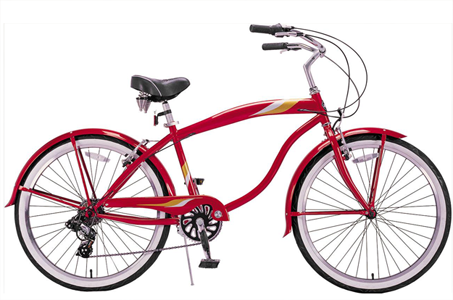
#> input picture practica_1/data/bicycle.bmp, 453 x 300 px, found by its file name
$ jupyter execute --allow-errors practica_1.ipynb
#> lines starting #> are read from the running program, lines starting #| are printed output that depends on the picture
# Práctica 1

Autor: Blanca Cano Camarero  DGIIM
Grupo: 2
Fecha: Octubre 2021

[cell 1]
'''
Esta celda contiene:
1. Bibliotecas necesarias.
2. Indicación de la ruta de donde se toman las imágenes.
3. Conjunto de funciones auxiliaras como las utilizadas para mostrar imágenes en pantalla.
Estas están tomadas de la práctica 0 y a lo sumo tienen ligeras modificaciones.
'''
# Configuración previa
# 1 modulos utilizados
import cv2 as cv
import matplotlib.pyplot as plt
import numpy as np
import scipy.special

# ____ Display test ___
TESTS_ON = True

# ___ Lectura de imágenes___
# path carpeta con imágenes
path = 'imagenes/'

# Reutilizamos código de la práctica inicial
def ReadImage(filename, flagColor):
  '''
  @param filename: nombre de la foto
  @para flagColor: boolean escala de grises o color
  '''
#> called with filename = 'imagenes/bicycle.bmp', flagColor = 4
  return cv.imread(filename, flagColor)
#> returned value is the input picture: shape (300, 453, 3); mean B, G, R 215.9, 213.2, 225.4
## Flags
flagColor = cv.IMREAD_ANYCOLOR
flagGrey = cv.IMREAD_GRAYSCALE

# Path de las imágenes
path_bicycle = path + 'bicycle.bmp'
path_bird = path + 'bird.bmp'
path_cat = path + 'cat.bmp'

# Leemos las imágenes
img_bicycle = ReadImage(path_bicycle, flagColor)
img_bicycle_grey = ReadImage(path_bicycle, flagGrey)
#> call 2 of ReadImage, with filename = 'imagenes/bicycle.bmp', flagColor = 0
#> in ReadImage (call 2), `return cv.imread(filename, flagColor)`:
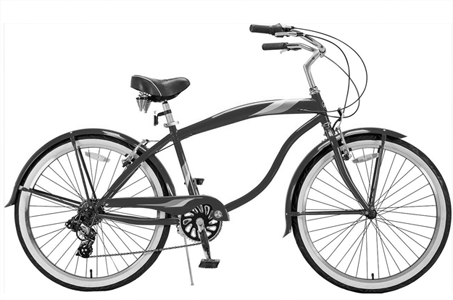
#> returned value: shape (300, 453); min 0, max 255, mean 217.2
img_bird = ReadImage(path_bird, flagColor)
#> call 3 of ReadImage, with filename = 'imagenes/bird.bmp', flagColor = 4
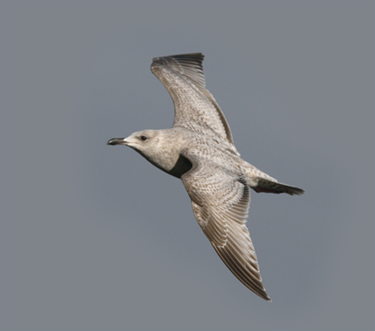
#> input picture practica_1/data/bird.bmp, 375 x 331 px, found by its file name
#> in ReadImage, returned value is the input picture: shape (331, 375, 3); mean B, G, R 136.8, 131.3, 127.7
img_bird_grey = ReadImage(path_bird, flagGrey)
img_cat = ReadImage(path_cat, flagColor)
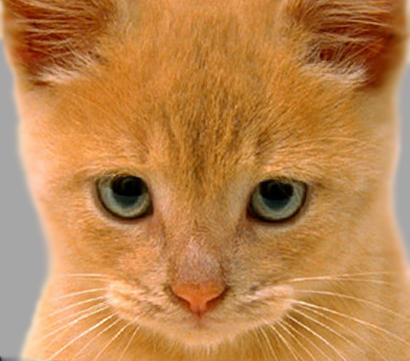
#> input picture practica_1/data/cat.bmp, 410 x 361 px, found by its file name
#> in ReadImage, returned value is the input picture: shape (361, 410, 3); mean B, G, R 77.1, 132.5, 188.3
img_cat_grey = ReadImage(path_cat, flagGrey)
#> in ReadImage (call 6), `return cv.imread(filename, flagColor)`:
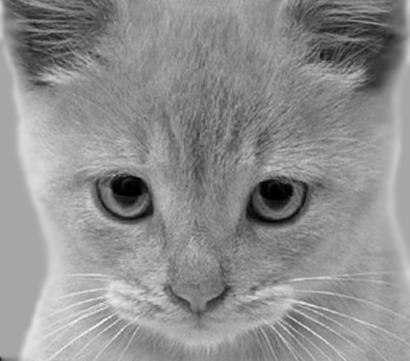
#> returned value: shape (361, 410); min 0, max 252, mean 142.9


# Devuelve si una imagen está en blanco o negro
def IsGreyScale(img):
    '''Devuelve si una imagen está en blanco y negro'''
    return len(img.shape) == 2

# Para pintar imágenes
def Normalize (img):
    ''' Transforma una imagen de números reales
    al intervalo [0,1]
    '''
    min = np.min(img)
    max = np.max(img)

    normalized_img = np.copy(img)

    if max - min > 0:
        normalized_img = (normalized_img - min) / (max - min)
    else:
        normalized_img *= 0 # suponemos todo blanca
    return normalized_img

def PrintOneImage( img, title=None, normalize= True, size = (13,13)):
    '''Muestra una imagen usando imshow'''

    plt.figure(figsize=size)
    if normalize:
        img = Normalize(img)
    if IsGreyScale(img):
        plt.imshow(img, cmap='gray')
    else:
        plt.imshow(img[:,:,::-1])
    if title:
        plt.title(title)
    plt.show()


''' utilizar la convolución
# https://numpy.org/doc/stable/reference/generated/numpy.convolve.html
'''
def Convolution1D(f, g):
    '''
    Esta función calcula la convolución de g con f
    f array
        g kernel de convolución
    '''
    mask_length = len(g)
    g_inv = g[::-1]
    bound_array = np.zeros(len(g) -1)
    expanded_f = np.concatenate( (bound_array, f, bound_array))
    convoluted_f = np.zeros( len(expanded_f)- mask_length +1)

    for i in range( len(expanded_f) - mask_length +1):
        convoluted_f[i] = sum([ expanded_f[i+j]*m for j,m in enumerate(g_inv) ])

    return convoluted_f


def RangoK (k: int):
    ''' dato k >= 0 devuelve [-k, -k+1, ...k-1, k]'''
    return list(range(-k, k+1))
def SacaRangoMascara(m):
    ''' Dada una máscata m, deduce su rango centrado
        Función auxiliar para representar máscaras
    '''
    return RangoK( (len(m)-1) // 2)
# Función para mostrar una máscara
def MuestreaMascara( mascara:list, title = None,color= '--o'):
    dominio = RangoK((len(mascara)-1)//2)
    plt.plot(dominio, mascara, color)
    if (title):
        plt.title( title)
    plt.show()

# Función para comparar máscaras usando la norma euclídea
def DistanciaEuclidea (m1:np.array, m2:np.array)->float:
    return np.linalg.norm(m1-m2)

# Función para mostrar dos máscaras
### Comparamos las máscaras
def MuestraDosMascaras ( m1, m2, title= None, title1 = None, title2 = None):
    fig, (ax1, ax2) = plt.subplots(1, 2)
    if(title):
        fig.suptitle(title)
    # calculamos máscara 1
    r1 = SacaRangoMascara(m1)
    ax1.plot(r1, m1, '--o')
    if(title1):
        ax1.set_title( title1)
    # calculamos máscara 2
    r2 = SacaRangoMascara(m2)
    ax2.plot(r2, m2, '--x')
    if(title2):
        ax2.set_title(title2)
    fig.tight_layout()
    plt.show()

def PrintTwoImages(v_imagenes, v_titulos, titulo_principal):
    '''
    '''
    fig, axs = plt.subplots(1,2, figsize=(15,15))
    for i, img in enumerate(v_imagenes):
        if IsGreyScale(img):
            axs[i].imshow(img, cmap='gray')
        else:
            axs[i].imshow(img[:, :, ::-1])
        axs[i].set_title(v_titulos[i])

    fig.suptitle(titulo_principal)
    fig.tight_layout() # Para que no se solapen los subtítulos

    plt.show()
    plt.clf()


# [90 lines left out: functions UneImagenes, PrintMultiplesImagenes, PintaMultiplesImagenesConTitulos, ComparaImagenes, not called in this run]


def SeparableMaskToOne(f:np.array,g:np.array)-> np.array :
    ''' Dadas dos máscaras separable f,g devuelve la que conforman'''
    return np.dot(g.T, f)

# Ejercicio 1
USANDO SOLO FUNCIONES BÁSICAS DE OPENCV, escribir funciones Python que implementen de forma eficiente el cálculo de los siguientes puntos.

## Ejercicio 1A

Considere la función Gaussiana 1D de media 0 y desviación típica σ.
Calcular las máscaras discretas 1D de la función Gaussiana,  la derivada de la Gaussiana y la segunda derivada de la Gaussiana.

ea función implementada debe considerar que tanto el valor de σ como el tamaño
de la máscara son posibles entradas alternativas a la función.
Represente en ejes cartesianos las máscaras obtenidas como funciones 1D y  compare sus formas con las máscaras dadas por la función de OpenCV getDerivKernels para los mismos tamaños de máscara. Use los tamaños
5, 7 y 9.

### Solución

#### 1 Cálculo de la máscara.

A nivel teórico la construcción proviene de la discretización del kernel Gaussiano:
Dada un pixel $x$ se tiene que su Gaussiana es:

$$G(x) = \frac{1}{\sigma \sqrt{2 \pi}} e^{-\frac{x^2}{2 \sigma^2}}$$

Podemos notar que la función depende de la desviación típica $\sigma$, que conjunto a las propiedades
de la función se tiene que a mayor valor de $\sigma$:
- Menor valor en $G(0)$.
- Y recordemos que en una distribución normal, el $99.74%$ de los datos se encuentra a distancia menor que $3\sigma$.

No resulta pues azaroso, que si para la discretización, debe tomarse nodos equiespaciados,
el tamaño del array unidimensional de nuestra máscara
venga dado por $T = 2 \lceil 3 \sigma \rceil + 1.$

Por simpleza computacional prescindiremos de constantes, ya que si el cómputo des de la forma
 $S = \sum_{i=-k}^k c G(k)$ podría sacarse factor común $c$. Sin embargo con el objetivo de no variar
 la intensidad de la imagen se le aplicará un factor para normalizarlo (la constante obviada al principio).

La derivada de la Gaussiana sería
$$\frac{d G(x)}{dx} = \frac{1}{\sigma \sqrt{2 \pi}} e^{-\frac{x^2}{2\sigma^2}}(-\frac{x}{\sigma^2})$$
Que obviando las constantes quedaría

$dG(x) = e^{-\frac{x^2}{2\sigma^2}}(-x)$ (notemos la antisimetría de la función)

La segunda derivada sin constantes quedaría :
$e^{-\frac{x^2}{2\sigma^2}}\left(1-\frac{2x^2}{\sigma^2} \right)$

Para la implementación se ha multiplicado por constantes para conseguir el mínimo computacional.

Para la comparación usaremos la función `cv2.getDerivKernels`

[cell 2]
# Declaración de la Gaussiana y su derivada primera y segunda
def Gaussiana (x: float, desviacion_tipica : float) -> float :
    return np.exp( - x**2 /(2* desviacion_tipica**2))

def DerivadaPrimeraGaussiana (x: float, desviacion_tipica : float)->float :
    #return -(Gaussiana (x, desviacion_tipica)* 2*x)
    return Gaussiana (x, desviacion_tipica)* 2*x

# Nota:para la primera derivada se toma sin pérdida de generalidad su versión positiva
# No afecta esta transformación porque su importancia como filtro es de detectar
# cambios de intensidad, independientemente de que sean, negativos o positivos

def DerivadaSegundaGaussiana (x: float, desviacion_tipica : float)->float:
    return Gaussiana(x, desviacion_tipica) * ( x**2 - desviacion_tipica**2 )

# Con el objetivo de tener una idea intuitiva de la máscara vamos a visualizarla:

# Rango de valores sobre los que se visualizará
inferior = -4
superior = 4
puntos = 100
colores=['r', 'g', 'b']
x_valores = np.linspace(inferior, superior, puntos)
FUNCIONES = [Gaussiana, DerivadaPrimeraGaussiana, DerivadaSegundaGaussiana]

sigma = 1.0
# Relizamos los mapeos de los valores
y_valores = list([f(x_valores, sigma) for f in FUNCIONES])

# Mostramos los valores usando matplotlib
# Mostramos Gráfico con las funciones que queremos discretizar
fig, ax = plt.subplots()
ax.grid(True, which='both')
list( map(lambda x: plt.plot(x_valores, x[0],x[1]), zip(y_valores, colores)))
plt.show()

print('Téngase presente que la funciones están multiplicadas por un factor de escala')

[cell 3]
# Implementación de las máscaras

# Comenzaremos definiendo funciones auxiliares:

# Declaración de las funciones para calcular la máscara de tamaño T
def Mascara( f, size:int ):
    ''' Función auxiliar que devuelve estrictamente la máscara
        Devuelve la máscara de f de tamaño size
        Requisito: size debe ser impar.
    '''
    k = (size -1)//2
    return [f(i) for i in range(-k,k+1)]

# Definimos ahora las máscaras de la Gaussiana y sus derivadas,
# Todavía dependen de la desviación típica y el tamaño de máscara, se generalizarán más adelante.
def MascaraGaussiana( desviacion_tipica:float, size:int)-> list:
    '''Máscara Gaussiana de tamaño "size"
    Requisito size debe ser impar
    '''
    mascara_sin_normalizar = np.array(
        Mascara(lambda x: Gaussiana(x, desviacion_tipica), size),
        np.float64)
    suma = sum(mascara_sin_normalizar)
    return mascara_sin_normalizar/suma

def MascaraDerivadaPrimera(desviacion_tipica:float , size:int)->list:
    mascara_sin_normalizar =  np.array(
        Mascara(lambda x: DerivadaPrimeraGaussiana(x, desviacion_tipica), size),
        np.float64
    )
    return mascara_sin_normalizar

def MascaraDerivadaSegunda(desviacion_tipica:float , size:int)->list:
    mascara_sin_normalizar =  np.array(
        Mascara(lambda x: DerivadaSegundaGaussiana(x, desviacion_tipica), size),
        np.float64
    )
    return mascara_sin_normalizar
MASKS_LIST = [MascaraGaussiana, MascaraDerivadaPrimera,MascaraDerivadaSegunda]

#La funciones creadas dependen de la desviación típica y del tamaño de la máscara.
#Con el fin de hacerlas menos restrictivas en virtud de la relación T = 2 ceil(3 sigma) +1,
#despejando T y sigma respectivamente obtenemos

def DeductSizeTFromSigma(sigma:float)-> int:
    ''' Calcula tamaño de másacara a partir de sigma'''
    return int(2* np.ceil(3*sigma) + 1)

def DeductSizeKFromSigma(sigma:float)-> int:
    ''' Calcula tamaño de másacara a partir de sigma'''
    return np.ceil(3*sigma)

def DeductSigmaFromT( T: int) -> float:
    '''Ojo: se supone que 3 sigma = ceil(3sigma) = (T-1)/2'''
    return (T-1)/6.0

##### Implementación de la función general
def MascarasGaussianasGeneral(orden : int, sigma: float =None, T: int = None) ->np.array:
    '''Devuelve máscara de orden \in {0,1,2}
        Proporcionando sigma o T como dato, en  caso de que uno de ellos no sea dado lo deduce por
        la relación ya mencionado
    '''
    # comprobación de que se cumplen las hipótesis
    assert 0<= orden <= 2
    assert sigma != None or T != None
    # Deducción pertinentes si son necesarias
    if( T == None):
        T = DeductSizeTFromSigma(sigma)
    elif(sigma == None):
        sigma = DeductSigmaFromT(T)

    return MASKS_LIST[orden](sigma, T)

##### Función para comparar máscaras de forma visual
# [6 lines left out: function ComparaMascaras, not called in this run]


def MSE(A:np.array,B:np.array)-> float:
    '''Error cuadrático medio
    Esta función se utilizará para comparar vectores de mismo tamaño
    '''
    return np.square(A-B).mean()

def ComparaMascarasAnalitico (m1:np.array, m2:np.array, title= None, title1 = None, title2 = None):
    # normalizamso
    n_m1 = Normalize(m1)
    n_m2 = Normalize(m2)
    # calculamos error cuadrático medio
    mse_m1_con_m2 = MSE(n_m1, n_m2)
    print('El error cuadrático medio es ' , mse_m1_con_m2)
    MuestraDosMascaras ( n_m1, n_m2, title, title1, title2)


#####  Test
print('Procedemso a visualizar las máscaras')
lista_longitudes = [5,7,9]
colores = ['--o', '--x', '--^']
funciones = [
    {'funcion': MascaraGaussiana, 'nombre': 'Máscara Gaussiana', 'derivate order': 0},
    {'funcion': MascaraDerivadaPrimera, 'nombre': 'Máscara Gaussiana primera derivada', 'derivate order': 1},
    {'funcion': MascaraDerivadaSegunda, 'nombre': 'Máscara Gaussiana segunda derivada', 'derivate order': 2},
]
# Diccionarios donde guardaremso las máscaras para compararlas a posteriori
dict_mascaras = dict()
dict_mascaras_cv = dict()
for j,f in enumerate(funciones):
    print(f'____Máscara gaussiana de orden {j}___')
    mascara=f['funcion']
    print(f['nombre'])
    fig, ax = plt.subplots(2,2)

    # creamos entrada de las máscara de orden j
    dict_mascaras[j] = dict()
    # Mis máscaras
    for i,l in enumerate(lista_longitudes):
        # Calculamos máscara
        a =  MascarasGaussianasGeneral(orden=j,T=l)
        # Creamos gráfico asociado
        b = RangoK(l//2)
        ax[i//2, i%2].plot(b, a, colores[i], label=f'k={l//2}')
        ax[i//2, i%2].set_title(f'Máscara de longitud {l}')
        # guardamos la máscara
        dict_mascaras[j][l] = a
    # Añadimos al gráfico gaussiana de orden j (la función continua)
    ax[1,1].plot(x_valores, y_valores[j])
    ax[1,1].set_title('Función continua')
    plt.title('Forma general para la Gaussiana')
    fig.tight_layout()
    plt.show()

    # Máscara opencv

    dict_mascaras_cv[j] = dict()
    print('Comparativa con getDerivKernels')
    fig, ax = plt.subplots(2,2)
    for i,l in enumerate(lista_longitudes):
        a = cv.getDerivKernels(j,1,ksize=l, normalize = True)[0]
        b = RangoK(l//2)
        ax[i//2, i%2].plot(b, a, colores[i], label=f'cv.getDerivKernels de longitud={l//2}')
        ax[i//2, i%2].set_title(f'Longitud máscara {l}')
        # guardamos la máscara
        dict_mascaras_cv[j][l] = a
    ax[1,1].plot(x_valores, y_valores[j])
    ax[1,1].set_title('Función continua')
    fig.tight_layout()
    plt.show()

# Conclusiones
A la vista de las imágenes está claro que ambas funciones, a pesar de ser diferentes aproximan a la función continua.

Es totalmente lícito preguntarse cuál es mejor  como aproximación y cuál es el error entre ellas.

Para la primera cuestión, puesto que los nodos toman el valor exacto de la función $G$ y aumentar la densidad de nodos nos aseguraría la convergencia; eligiremos como mejor aproximación la primera.
(Podría haberse optado por enfoque más exhaustivo analizándose la diferencia de áreas entre la aproximación y la función continua)-

Para comparar el error entre las máscaras haremos uso del erro cuadrático medio de los nodos, antes además normalizaremos los valores de las máscaras para poder compararlos mejor
los resultado son los siguientes:

[cell 4]
# Script que calcula las diferencias entre las máscaras

for orden_derivada in [0,1,2]:
    for j in lista_longitudes:
        print(f'Comparación de orden {orden_derivada} de longitud {j}')
        ComparaMascarasAnalitico(dict_mascaras_cv[orden_derivada][j], dict_mascaras[orden_derivada][j],
        f'Comparación de orden {orden_derivada} de longitud {j}'
        'mascara openCV', 'Mascara gaussiana')
#> this loop made 3 passes
#> pass 1, in MuestraDosMascaras (call 3), `plt.show()`:
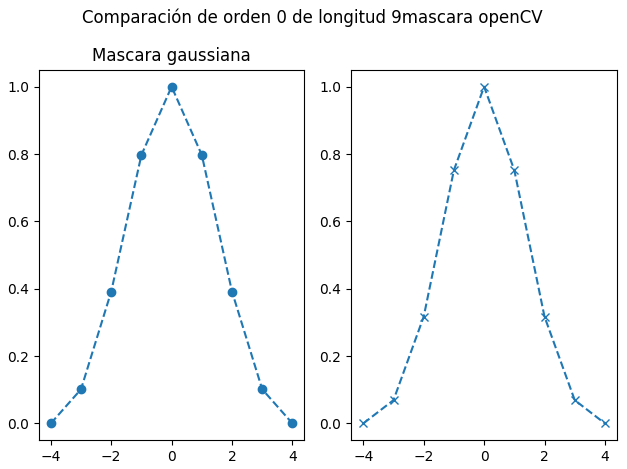
#> figure drawn by matplotlib, 2 panels

# Conclusión de la comparación
Un error cuadrático medio de 0.2, teniendo en cuenta que el rango de los nodos normalizado es de $[0,1]$.
Sin embargo si nos fijamos en las gráficas puede resultar chocante la diferencia.
Esto se debe a que la métrica de error utilizada no era la idónea y que un sistema mejor hubiera sido estimar
por la diferencia de áreas con la poligonal que forman y la función Gaussiana.

# Ejercicio 1B
Calcule las máscaras discretas 1D de longitud 5 y 7 tanto de alisamiento como de derivada de
primer orden generadas a partir de la aproximación binomial de la Gaussiana y la máscara de
derivada de longitud 3.
Ejecute la función cv2.getDerivKernels(0,1,9).
Observe los vectores de salida y compárelos con los previamena = cv.getDerivKernels(i,1,ksize=l, normalize = False)[0]te calculados, ¿Qué relación hay? ¿Qué conclusiones
extrae sobre la aproximación de OpenCV al cálculo de las máscaras de derivadas de primer
orden?

## Solución

### Cálculo de la máscara gaussiana aproximada por una binomial

Para obtener la aproximación a la gaussiana por una binomial, hemos usado directamente los coeficientes
binomiales, es decir que la  máscara n-ésima $n \in N$  viene dada por
$( \binom{n}{0}, \binom{n}{1}, ..., \binom{n}{n})$

Esta implementación se realiza en `MascaraBinomialSinNormalizar`.

Otro enfoque de cálculo hubiera sido el inductivo:

 La máscara n-ésima puede construirse como  $B_n = B_{n-1} * [1,1]$ y $B_1 = [1]$ (ver celda segunda de código, donde uno de los test para comprobar si la convolución 1D es correcta los calcula). Sin embargo, con el fin de hacer un cálculo más eficiente, se empleará un cálculo directo a través de los coeficientes binomiales.


 A continuación se realizan las distintas implementaciones y comparativas:

[cell 5]
def MascaraBinomialSinNormalizar( longitud:int)-> int:
    '''Mascara Gaussiana por una binomial a partir de su longitud'''
    n = longitud -1
    return [scipy.special.binom(n, i)  for i in range(longitud)]

### Formas equivalentes de obtenerlas
n = 4 # número de ejemplos
print('Triánlo de Pascal Calculado de manera recursiva')
initial_array = [1]
mask = [1,1]
print(initial_array)
for i in range(n):
    initial_array = Convolution1D(initial_array, mask)
    print(initial_array)
print('\nCálculo a través de fórmula directa')
for i in range(1,n+2):
    print(MascaraBinomialSinNormalizar(i))

### Cálculo máscara de alisamiento
Para el cálculo de la máscara se procederá:
1. A su normalización, para no modificar la intensidad global de la imagen.

### Cálculo máscara de derivada de longitud 3
Para obtenerla se derivarán usando convolución las máscaras de alisamiento anteriores, esto es convolucionando por $[1,0,-1]$.

[cell 6]
## Calculamos máscara de alisamiento normalizadas
print('___1.2.1 Cáculo máscara de alisamemiento normalizadas__')
LONGITUD = [5,7]
alisamiento = dict()
# Cálculo de la máscara de alisameinto y su visualización
for l in LONGITUD:
    alisamiento[l]= Normalize(MascaraBinomialSinNormalizar(l))
    titulo = f'Máscara alisamiento tamaño {l}'
    print(titulo)
    print (alisamiento[l])
    MuestreaMascara(alisamiento[l], titulo)
#> this loop made 2 passes
#> pass 1, in MuestreaMascara, `plt.show()`:
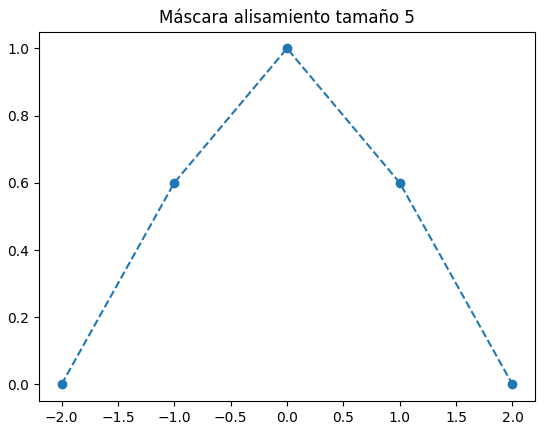
#> figure drawn by matplotlib, 1 panel

## Máscara de derivada , cálculo y derivación
print('\n___1.2.1 Derivadas máscara de alisamemiento normalizadas__')
derivada = dict()
mascara_derivada = [-1, 0, 1] # máscara derivada longitud 3
for l in LONGITUD:
    derivada[l] = Convolution1D(alisamiento[l], mascara_derivada )
    titulo = f'La mascara de derivada de longitud 3 a partir de la máscara de alisamiento de longitud {l}:'
    print(titulo)
    print(derivada[l])
    MuestreaMascara(derivada[l], titulo)
#> this loop made 2 passes
#> pass 1, in MuestreaMascara (call 3), `plt.show()`:
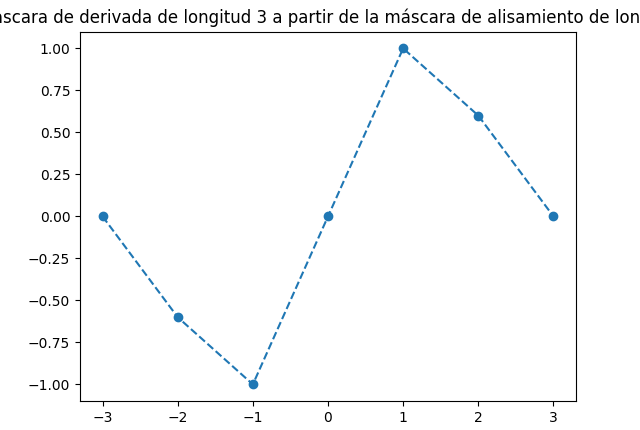
#> figure drawn by matplotlib, 1 panel
#> pass 2, in MuestreaMascara (call 4), `plt.show()`:
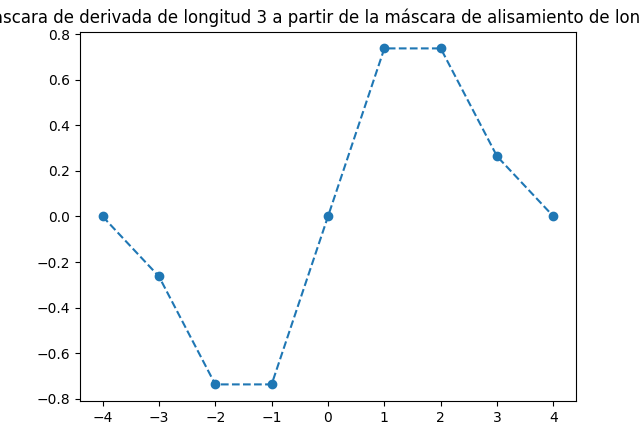
#> figure drawn by matplotlib, 1 panel

A la vista de los resultado y teniendo presente el apartado 1.A, puede pensarse que openCV calcule de esta manera las máscaras; exploraremos esta cuestión en las conclusiones del ejercicio.

[cell 7]
#1.B.2
# Calculamos las máscara y visualización
mascara = cv.getDerivKernels(0,1,9)
print('Máscara de alisamiento: ' , mascara[0].T)
print('Máscara derivada: ' , mascara[1].T)
# Mostramos solas
MuestreaMascara(mascara[0], 'Alisamiento')
#> in MuestreaMascara (call 5), `plt.show()`:
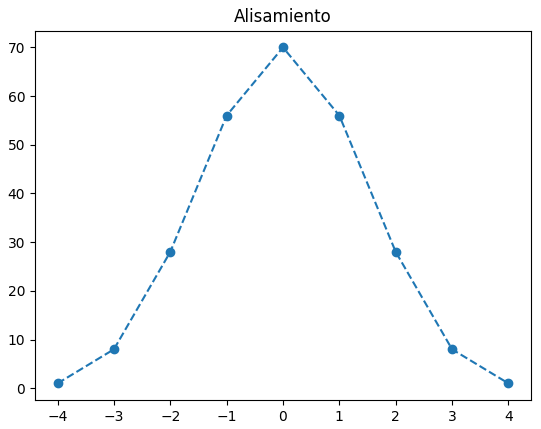
#> figure drawn by matplotlib, 1 panel
MuestreaMascara(mascara[1], 'Derivada')
#> in MuestreaMascara (call 6), `plt.show()`:
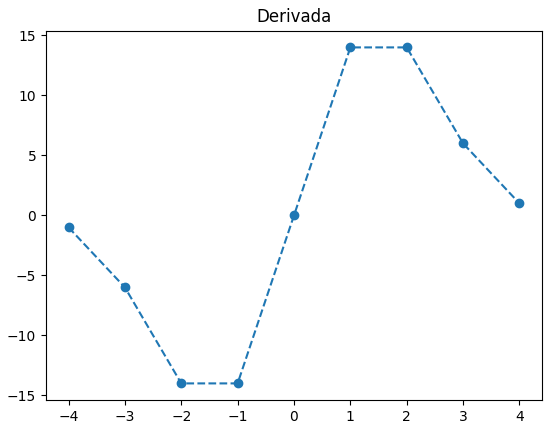
#> figure drawn by matplotlib, 1 panel
# Comparativa
MuestraDosMascaras(alisamiento[7], mascara[0],
    'Comparación máscaras alisamiento',
    'Aproximación por binomial tamaño 7',
    'getDerivKErnels tamaño 9'
    )

MuestraDosMascaras(derivada[7], mascara[1],
    'Comparación máscaras derivadas',
    'Aproximación por binomial derivada',
    'getDerivKErnels tamaño 9'
    )
#> (the rest of the program and of its run is left out)
